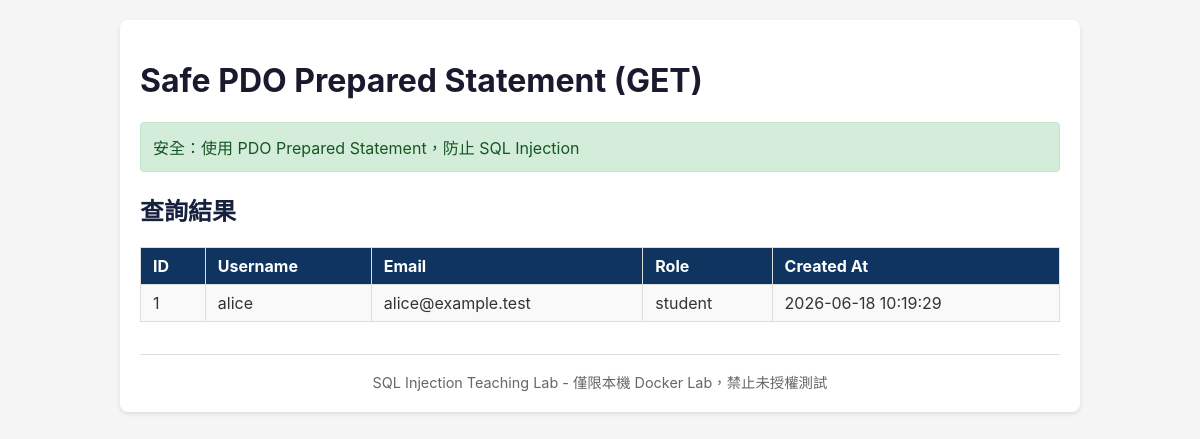
The page /safe.php on the database its author committed.
### tables this page shows
CREATE TABLE IF NOT EXISTS users (
  id INT AUTO_INCREMENT PRIMARY KEY,
  username VARCHAR(50) NOT NULL,
  email VARCHAR(100) NOT NULL,
  role VARCHAR(20) NOT NULL DEFAULT 'student',
  created_at DATETIME NOT NULL DEFAULT CURRENT_TIMESTAMP,
  updated_at DATETIME NULL DEFAULT NULL ON UPDATE CURRENT_TIMESTAMP
);

### src/safe.php (the view, shortened to what this page needs)
<?php
require_once __DIR__ . '/db.php';
$id = (int)($_GET['id'] ?? 1);
$stmt = $pdo->prepare("SELECT id, username, email, role, created_at FROM users WHERE id = :id");
$stmt->execute([':id' => $id]);
$rows = $stmt->fetchAll();
?>
<!DOCTYPE html>
<html lang="zh-TW">
<head>
    <link rel="stylesheet" href="style.css">
</head>
<body>
    <div class="container">
        <h1>Safe PDO Prepared Statement (GET)</h1>
        <div class="safe">安全：使用 PDO Prepared Statement，防止 SQL Injection</div>
        <h2>查詢結果</h2>
        <table>
            <tr><th>ID</th><th>Username</th><th>Email</th><th>Role</th><th>Created At</th></tr>
            <?php foreach ($rows as $row): ?>
            <tr>
                <td><?= htmlspecialchars($row['id'], ENT_QUOTES, 'UTF-8') ?></td>
                <td><?= htmlspecialchars($row['username'], ENT_QUOTES, 'UTF-8') ?></td>
                <td><?= htmlspecialchars($row['email'], ENT_QUOTES, 'UTF-8') ?></td>
                <td><?= htmlspecialchars($row['role'], ENT_QUOTES, 'UTF-8') ?></td>
                <td><?= htmlspecialchars($row['created_at'], ENT_QUOTES, 'UTF-8') ?></td>
            </tr>
            <?php endforeach; ?>
        </table>
        <div class="footer">SQL Injection Teaching Lab - 僅限本機 Docker Lab，禁止未授權測試</div>
    </div>
</body>
</html>

### src/style.css (style rules this page uses)
body { font-family: -apple-system, BlinkMacSystemFont, "Segoe UI", Roboto, sans-serif; max-width: 960px; margin: 0 auto; padding: 20px; background: #f5f5f5; color: #333; }
.container { background: #fff; padding: 20px; border-radius: 8px; box-shadow: 0 2px 4px rgba(0,0,0,0.1); }
h1 { color: #1a1a2e; }
h2 { color: #16213e; }
table { width: 100%; border-collapse: collapse; margin: 16px 0; }
th, td { border: 1px solid #ddd; padding: 8px 12px; text-align: left; }
th { background: #0f3460; color: #fff; }
tr:nth-child(even) { background: #f9f9f9; }
.safe { background: #d4edda; color: #155724; padding: 12px; border-radius: 4px; border: 1px solid #c3e6cb; margin: 16px 0; }
.footer { margin-top: 32px; padding-top: 16px; border-top: 1px solid #ddd; font-size: 0.9em; color: #666; text-align: center; }

### rows shown on the page
users: id "1", username "alice", email "alice@example.test", role "student", created_at "2026-06-18 10:19:29"
